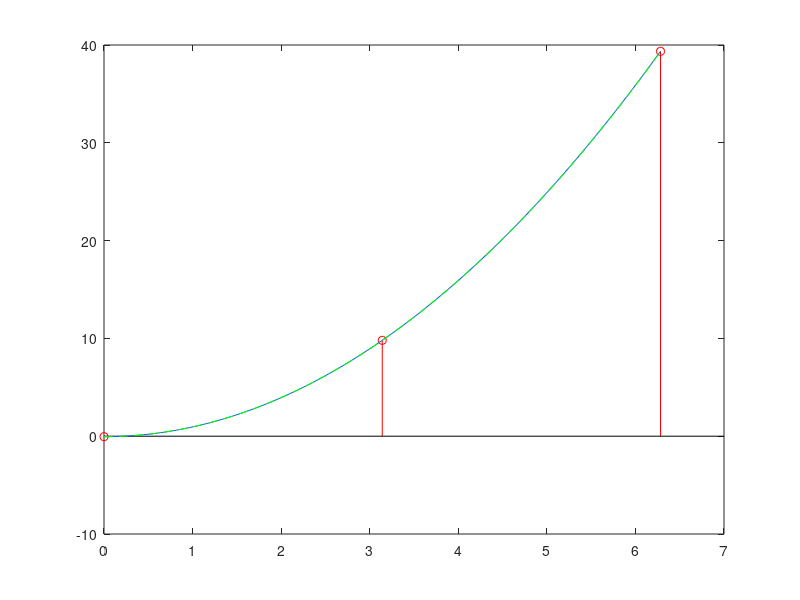

MATLAB code for this plot: (Note: this script raises an error after producing the figure.)
% polyfit example using lib, inverse A, cholesky
% 07.12.17
clear 
clc
format short g

N = 3;
x=linspace(0,2*pi,N);
y=(x.^2) + 0.05*randn(1,length(x));
M = 3-1;
% solve Ax=b
%       Ap=y, 
% A consists of inputs x, w/ length N and order M
p = polyfit(x,y,M); % polyn. curve fitting lib

x1 = linspace(0,2*pi,100);
y1 = polyval(p,x1);
stem(x,y,'r')
hold on
plot(x1,y1)

%% solve by inverse A
% set A(n,j) (j=column, n=rows)
A = [];
for j=0:(M)
  for n=0:(N-1)
    A(n+1,j+1) = x(n+1)^j;
  end
end
p1 = inverse(A) * y';
p1 = fliplr(p1')
% error check
ErrP = p1 - p;
assert(abs(mean(ErrP)) < 1e-6);

y2 = polyval(p1,x1);
plot(x1,y2,'--g')

%% solve by cholesky
% matrix A must be positiv definit!
G  = chol(A);
p_ = forwardSub(transpose(G), y', N);
p2 = backSub(G, p_, N)

y3 = polyval(p2,x1);
plot(x1,y3,'-.m')
hold off
